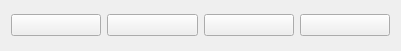
     <widget class="QWidget" name="horizontalLayoutWidget_5">
      <property name="geometry">
       <rect>
        <x>0</x>
        <y>650</y>
        <width>401</width>
        <height>51</height>
       </rect>
      </property>
      <layout class="QHBoxLayout" name="horizontalLayout_7">
       <item>
        <widget class="QPushButton" name="btnSuggested_4">
         <property name="text">
          <string/>
         </property>
         <property name="icon">
          <iconset resource="resources.qrc">
           <normaloff>:/icons/icons/suggested.png</normaloff>:/icons/icons/suggested.png</iconset>
         </property>
         <property name="iconSize">
          <size>
           <width>24</width>
           <height>24</height>
          </size>
         </property>
        </widget>
       </item>
       <item>
        <widget class="QPushButton" name="btnDiscover_4">
         <property name="enabled">
          <bool>true</bool>
         </property>
         <property name="text">
          <string/>
         </property>
         <property name="icon">
          <iconset resource="resources.qrc">
           <normaloff>:/icons/icons/discover.png</normaloff>:/icons/icons/discover.png</iconset>
         </property>
         <property name="iconSize">
          <size>
           <width>24</width>
           <height>24</height>
          </size>
         </property>
        </widget>
       </item>
       <item>
        <widget class="QPushButton" name="btnChat_4">
         <property name="enabled">
          <bool>true</bool>
         </property>
         <property name="text">
          <string/>
         </property>
         <property name="icon">
          <iconset resource="resources.qrc">
           <normaloff>:/icons/icons/chat.png</normaloff>:/icons/icons/chat.png</iconset>
         </property>
         <property name="iconSize">
          <size>
           <width>24</width>
           <height>24</height>
          </size>
         </property>
        </widget>
       </item>
       <item>
        <widget class="QPushButton" name="btnAccount_4">
         <property name="enabled">
          <bool>true</bool>
         </property>
         <property name="text">
          <string/>
         </property>
         <property name="icon">
          <iconset resource="resources.qrc">
           <normaloff>:/icons/icons/account-select.png</normaloff>:/icons/icons/account-select.png</iconset>
         </property>
         <property name="iconSize">
          <size>
           <width>24</width>
           <height>24</height>
          </size>
         </property>
        </widget>
       </item>
      </layout>
     </widget>
